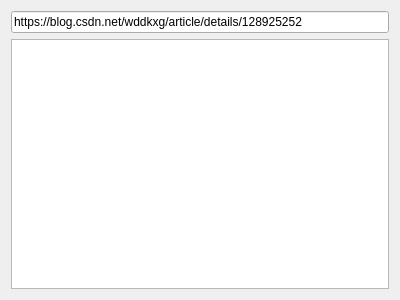
<?xml version="1.0" encoding="UTF-8"?>
<ui version="4.0">
 <class>SpiderWidget</class>
 <widget class="QWidget" name="SpiderWidget">
  <property name="geometry">
   <rect>
    <x>0</x>
    <y>0</y>
    <width>400</width>
    <height>300</height>
   </rect>
  </property>
  <property name="windowTitle">
   <string>Form</string>
  </property>
  <layout class="QGridLayout" name="gridLayout">
   <item row="0" column="0">
    <widget class="QLineEdit" name="UrlLineEdit">
     <property name="text">
      <string>https://blog.csdn.net/wddkxg/article/details/128925252</string>
     </property>
    </widget>
   </item>
   <item row="1" column="0">
    <widget class="QTextEdit" name="textEdit"/>
   </item>
  </layout>
 </widget>
 <resources/>
 <connections/>
</ui>
